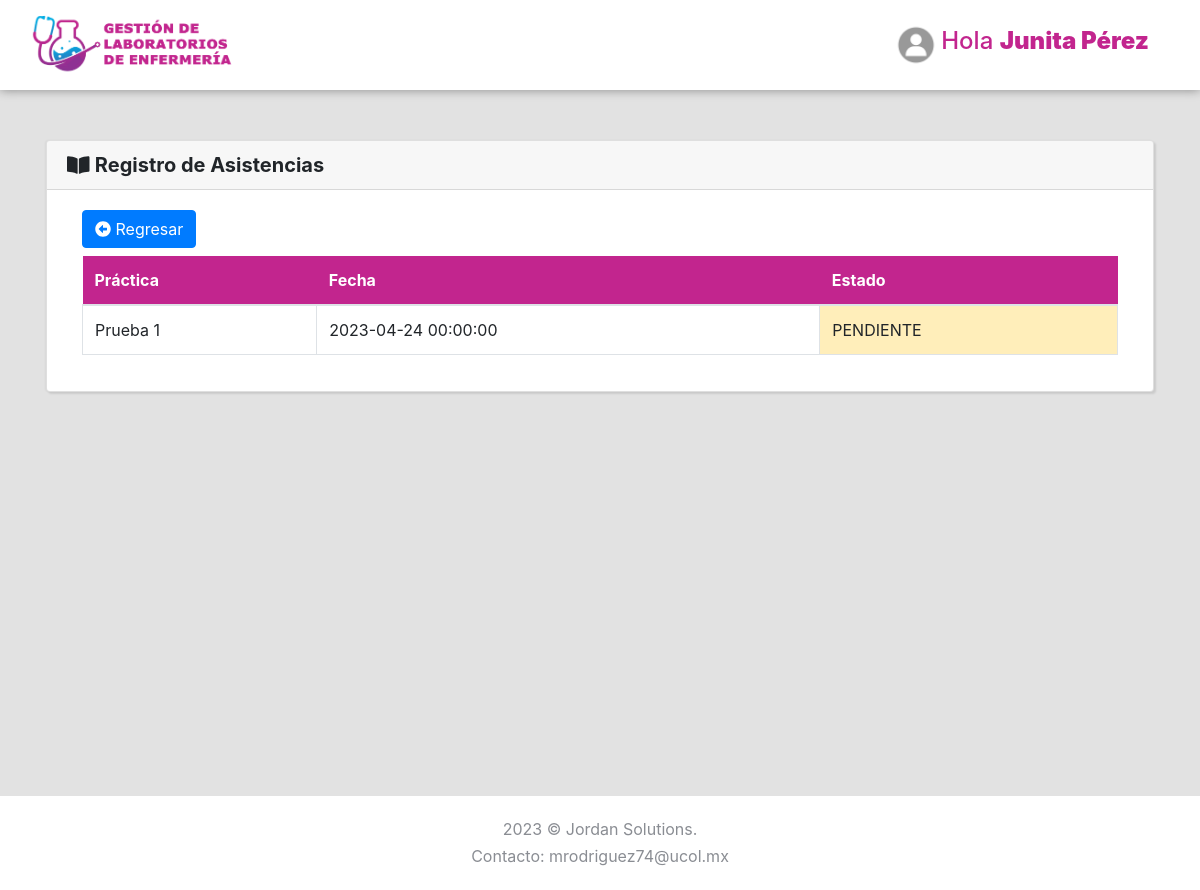
Page /Dashboard/Lista (signed in) on the committed database.
### tables this page shows
CREATE TABLE `asistencias` (
  `id` int(5) NOT NULL,
  `id_practica` int(5) NOT NULL,
  `id_alumno` int(5) NOT NULL,
  `asistencia` int(5) NOT NULL DEFAULT 1,
  `fecha` datetime NOT NULL DEFAULT current_timestamp()
);

CREATE TABLE `practicas` (
  `id` int(5) NOT NULL,
  `nombre` varchar(200) NOT NULL,
  `id_plantilla` int(5) NOT NULL,
  `id_plantillam` int(10) NOT NULL,
  `id_responsable` int(5) NOT NULL,
  `fecha_practica` datetime NOT NULL,
  `semestre` int(2) NOT NULL,
  `capacidad` int(2) NOT NULL,
  `estado` int(11) NOT NULL DEFAULT 1,
  `fecha` datetime NOT NULL DEFAULT current_timestamp()
);

### Libraries/Core/Views.php (called while the page is built)
<?php
class Views{
    function getView($controller, $view, $alert="", $data1 = "", $data2 = "", $data3 = "", $data4 = "", $data5 = "")
    {
        $controller = get_class($controller);
        if ($controller == "Login") {
            $view = "Views/".$view.".php";
        }else{
            $view = "Views/" . $controller . "/" . $view . ".php";
        }
        require_once($view);
    }
}
?>

### Controller/Dashboard.php (called while the page is built, shortened)
<?php
class Dashboard extends Controllers{
    public function Lista()
    {
        $id = $_SESSION['id'];
        $data1 = $this->model->Historial($id);
        $this->views->getView($this, "Lista", "",  $data1);
    }
}

### index.php (called while the page is built, shortened)
<?php
require_once("Helpers/Helpers.php");
require_once("Libraries/Core/Load.php");
?>

### Helpers/Helpers.php (called while the page is built, shortened)
<?php
function base_url()
{
    return BASE_URL;
}
?>

### Libraries/Core/Mysql.php (called while the page is built, shortened)
<?php
class Mysql extends Conexion{
    private $conexion;
    function __construct()
    {
        $this->conexion = new Conexion();
        $this->conexion = $this->conexion->conect();
    }
    public function select_all(string $query){
        $this->strquery = $query;
        $result = $this->conexion->prepare($this->strquery);
        $result->execute();
        $data = $result->fetchall(PDO::FETCH_ASSOC);
        return $data;
    }
}
?>

### Libraries/Core/Conexion.php (called while the page is built)
<?php
class Conexion{
    private $conect;
    public function __construct()
    {
      $conexion = "mysql:host=".HOST.";dbname=".BD.";.CHARSET.";
      try {
          $this->conect = new PDO($conexion, DB_USER, PASS);
          $this->conect->setAttribute(PDO::ATTR_ERRMODE, PDO::ERRMODE_EXCEPTION);
      } catch (PDOException $e) {
          $this->conect = "Error en la conexion";
          echo "Error: " . $e->getMessage();
      }
    }
    public function conect()
    {
        return $this->conect;
    }
}
?>

### Models/DashboardModel.php (called while the page is built, shortened)
<?php
class DashboardModel extends Mysql{
    public function Historial(int $id)
    {
        $this->id = $id;
        $sql = "SELECT  practicas.id, practicas.nombre, practicas.fecha_practica, asistencias.asistencia, asistencias.id_alumno FROM practicas, asistencias WHERE practicas.id = asistencias.id_practica AND id_alumno = '{$this->id}'";
        $res = $this->select_all($sql);
        return $res;
    }
}

### Views/Dashboard/Lista.php (the view, shortened to what this page needs)
<div class="page-content2">
    <section>
        <div class="card container-fluid2">
            <h5 class="card-header"><i class="fas fa-book-open"></i> <strong>Registro de Asistencias</strong></h5>
            <div class="card-body">
                <div class="container-fluid ">
                    <div class="row">
                        <div class="col-lg-12">
                            <div class="row">
                                <div class="col-lg-8 mb-2">
                                    <a class="btn btn-primary" href="<?php echo base_url(); ?>Dashboard/Alumnos"><i class="fas fa-arrow-alt-circle-left"></i> Regresar</a>
                                </div>
                                <div class="col-lg-4">
                                </div>
                            </div>
                            <div class="table-responsive">
                                <table class="table table-hover table-bordered" id="Table">
                                    <thead class="thead-personality">
                                        <tr>
                                            <th>Práctica</th>
                                            <th>Fecha</th>
                                            <th>Estado</th>
                                        </tr>
                                    </thead>
                                    <tbody>
                                        <?php foreach ($data1 as $lista) { ?>
                                            <tr>
                                                <td><?php echo $lista['nombre']; ?></td>
                                                <td><?php echo $lista['fecha_practica']; ?></td>
                                                <?php if($lista['asistencia'] == 0){ ?>
                                                    <td class="table-danger">FALTASTE</td>
                                                <?php }  else {if($lista['asistencia'] == 1){ ?>
                                                    <td class="table-warning">PENDIENTE</td>
                                                <?php }  else { ?>
                                                    <td class="table-success">ASISTENCIA</td>
                                                <?php } }?>
                                            </tr>
                                        <?php } ?>
                                    </tbody>
                                </table>
                            </div>
                        </div>
                    </div>
                </div>
            </div>
        </div>
    </section>
</div>

### Assets/css/style.default.css (style rules this page uses)
:root { --blue: #15c2e9; --graylight: #e2e2e2; --grayheader: #F7F7F7; --lavanda: #c2258e; --black: #000; --white: #fff; }
body { position: relative; }
section { padding: 0 1rem; }
a { -webkit-transition: all 0.3s; transition: all 0.3s; display: inline-block; }
i, span, strong { display: inline-block; }
.card { margin-bottom: 30px; -webkit-box-shadow: 2px 2px 2px rgba(0, 0, 0, 0.1), -1px 0 2px rgba(0, 0, 0, 0.05); box-shadow: 2px 2px 2px rgba(0, 0, 0, 0.1), -1px 0 2px rgba(0, 0, 0, 0.05); }
.page-content2 { position: relative; background: var(--graylight); min-height: 100vh; width: calc(100%); padding: 0; padding-bottom: 70px; }
.table { margin-bottom: 0; color: #8a8d93; }
.table td, .table th { border-color: #343a40; }
.table thead th { border: none; }
.table-bordered td, .table-bordered th { border-color: #343a40; }
.btn { font-weight: 400; border: 1px solid transparent; padding: 0.45rem 0.75rem; font-size: 1rem; line-height: 1.5; border-radius: 0.25rem; -webkit-transition: color 0.15s ease-in-out, background-color 0.15s ease-in-out, border-color 0.15s ease-in-out, -webkit-box-shadow 0.15s ease-in-out; transition: color 0.15s ease-in-out, background-color 0.15s ease-in-out, border-color 0.15s ease-in-out, -webkit-box-shadow 0.15s ease-in-out; transition: color 0.15s ease-in-out, background-color 0.15s ease-in-out, border-color 0.15s ease-in-out, box-shadow 0.15s ease-in-out; transition: color 0.15s ease-in-out, background-color 0.15s ease-in-out, border-color 0.15s ease-in-out, box-shadow 0.15s ease-in-out, -webkit-box-shadow 0.15s ease-in-out; }
.btn-primary { color: color-yiq(#db6574); background-color: #db6574; border-color: #db6574; }
body { font-family: "Muli", sans-serif; font-size: 1rem; font-weight: 400; line-height: 1.5; color: #8a8d93; background-color: #fff; }
a { color: #db6574; text-decoration: none; }
h1, h2, h3, h4, h5, h6, .h1, .h2, .h3, .h4, .h5, .h6 { margin-bottom: 0.5rem; font-family: inherit; font-weight: 700; line-height: 1.2; color: inherit; }
h5, .h5 { font-size: 1.1rem; }
.card { background-color: #2d3035; border: 1px solid #34373d; border-radius: 0; }
.card-body { padding: 1.25rem; }
.card-header { padding: 0.75rem 1.25rem; background-color: rgba(0, 0, 0, 0.03); border-bottom: 1px solid #34373d; }
.card-header:first-child { border-radius: 0 0 0 0; }
.container-fluid2 { margin: 50px 30px; }
.thead-personality { background: var(--lavanda); color: var(--white); }

### rows in the picture
asistencias: id_practica.nombre "Prueba 1", id_practica.fecha_practica "2023-04-24 00:00:00", asistencia "PENDIENTE"

### other values in the picture
$_SESSION['nombre'] "Junita Pérez"
